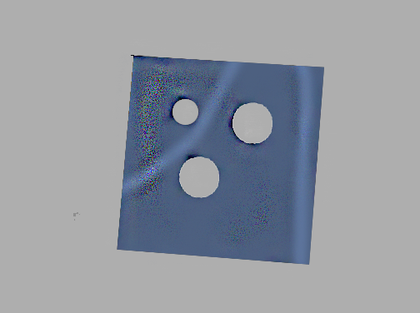
%> input picture bilgisayarli-gorme/bölüm-6_matlab/parca3.png, 420 x 313 px, shrunk from 504 x 376 before the run
$ octave esik2.m   (GNU Octave 9; MATLAB toolbox functions it lacks are replaced by stand-ins)
%> lines starting %> are read from the running program, lines starting %| are printed output that depends on the picture; in (x1, y1, x2, y2) boxes, pixels count from 0 and x2, y2 are one past the last pixel; in counts of white or black regions, pixels touching at a corner belong together; the program's own positions count from 1
clc;
clear all;
im=imread('parca3.png');
%> im is the input picture: size 313x420x3 uint8; mean R, G, B 148.3, 153.3, 161.9
tot=0;
[a,b,c]=size(im);
%> a = 313; b = 420; c = 3
y=zeros(a,b); %ikili görüntü matrisi
g=zeros(a,b); %gri görüntü matrisi

%gri görüntü dönüþümü yapýlýyor
for i=1:a
    for j=1:b
        %gri görüntü için her kanaldaki deðer toplanýp
        %3 e bölünüyor
        g(i,j)=im(i,j,1)*0.299 + im(i,j,2)*0.587 + im(i,j,3)*0.114;
    end
end
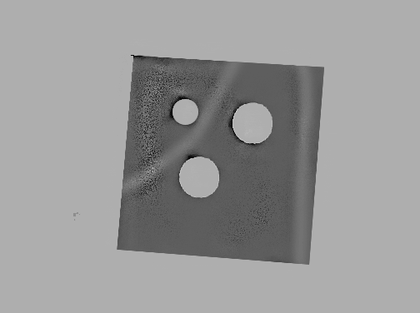
%> g: size 313x420 double; min 0, max 210, mean 152.8
g=uint8(g);
%> g: size 313x420 uint8
x=im2double(g);

%tüm piksel deðerleri toplanýyor
for i=1:a
    for j=1:b
        tot=tot+x(i,j);
    end
end
%> after the loop, tot = 78768.9

%genel ortalama alýnýyor ve bu deðer eþik deðeri kabul ediliyor
thr=tot/(a*b); %thr=mean(x(:));
%> thr = 0.599

%her bir piksel deðeri eþik deðeri ile karþýlaþtýrýlýyor
for i=1:a
    for j=1:b
        if x(i,j) > thr
            y(i,j)=1;
        else
            y(i,j)=0;
        end
    end
end
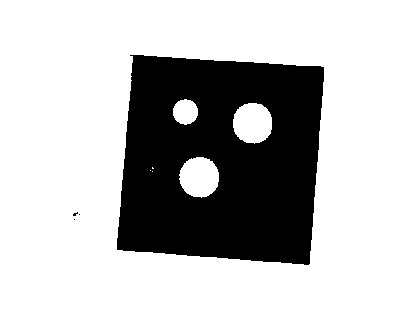
%> y: size 313x420 double; values 0 (black) and 1 (white), 73.5% white; 4 black regions (3 under 20 px), largest, box (x1, y1, x2, y2) and area: (117, 55, 324, 265) 34864

z=logical(y); %ikili görüntü tip dönüþümü

figure(1);
subplot(1,3,1);imshow(im); title('Orjinal');
subplot(1,3,2);imshow(g); title('Gri Görüntü');
subplot(1,3,3);imshow(z); title(sprintf('Ýkili Görüntü, T=%s',num2str(thr)));
